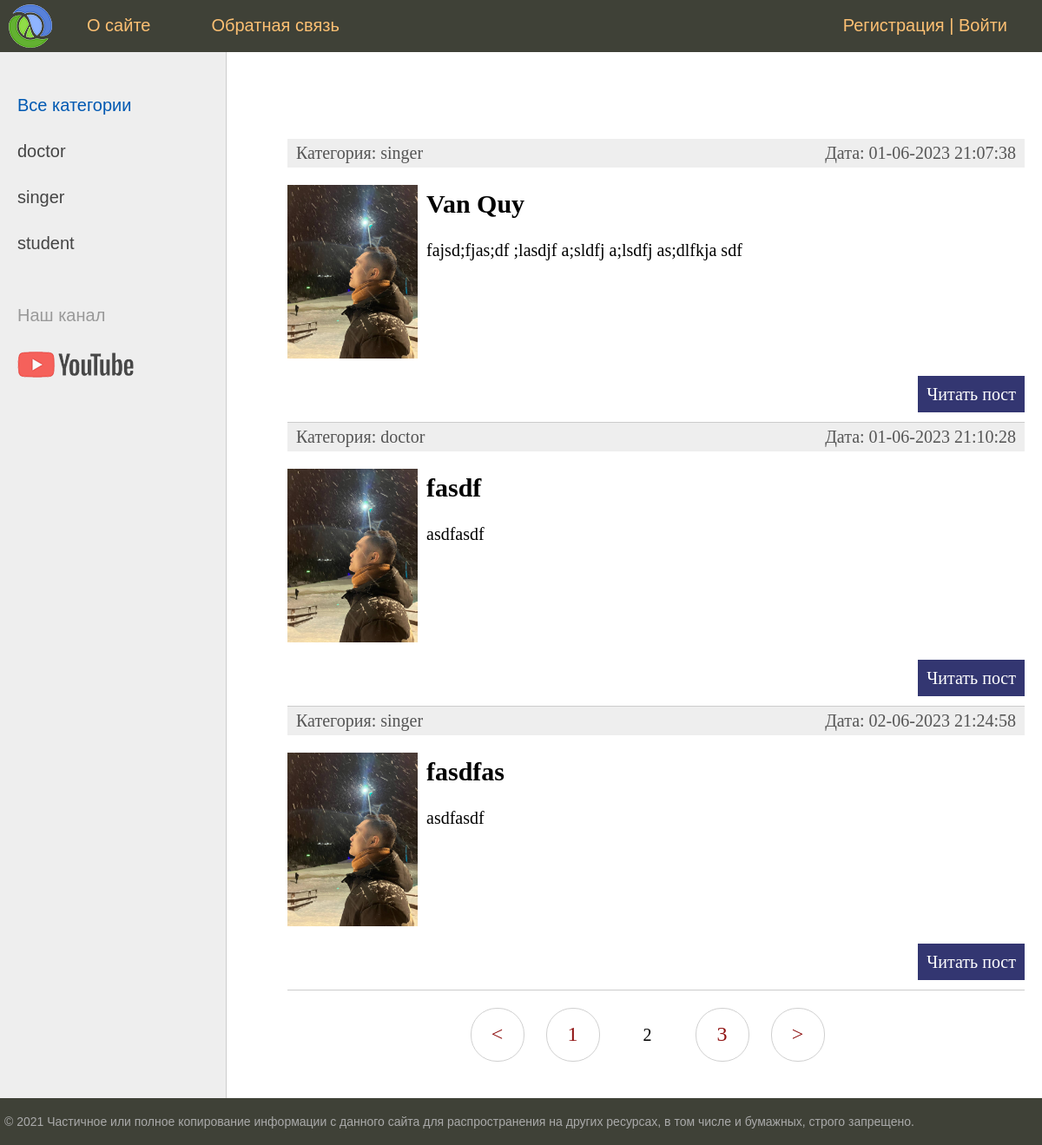
Screenshot of /?page=2 with the database file from the repository.
### women/models.py (models this page shows, shortened)
class Category(models.Model):
    name = models.CharField(max_length=100, db_index=True, verbose_name="Категория")
    slug = models.SlugField(max_length=255, unique=True, db_index=True, verbose_name="URL")
    def get_absolute_url(self):
        return reverse('category', kwargs={'cat_slug': self.slug})
    class Meta:
        verbose_name = 'Категория'
        verbose_name_plural = 'Категории'
        ordering = ['id']

class Women(models.Model):
    title = models.CharField(max_length=255, verbose_name="Заголовок")
    slug = models.SlugField(max_length=255, unique=True, db_index=True, verbose_name="URL")
    content = models.TextField(blank=True, verbose_name="Текст статьи")
    photo = models.ImageField(upload_to="photos/%Y/%m/%d/", verbose_name="Фото")
    time_create = models.DateTimeField(auto_now_add=True, verbose_name="Время создания")
    time_update = models.DateTimeField(auto_now=True, verbose_name="Время изменения")
    is_published = models.BooleanField(default=True, verbose_name="Публикация")
    cat = models.ForeignKey('Category', on_delete=models.PROTECT, verbose_name="Категории")
    def get_absolute_url(self):
        return reverse('post', kwargs={'post_slug': self.slug})
    class Meta:
        verbose_name = 'Известные женщины'
        verbose_name_plural = 'Известные женщины'
        ordering = ['id']

### women/views.py (the view)
# urls.py: path('', WomenHome.as_view(), name='home'),
class WomenHome(DataMixin, ListView):
    paginate_by = 3
    model = Women
    template_name = 'women/index.html'
    context_object_name = 'posts'
    def get_context_data(self, *, object_list=None, **kwargs):
        context = super().get_context_data(**kwargs)
        c_def = self.get_user_context(title="Главная страница")
        return  {**context, ** c_def}
    def get_queryset(self):
        return Women.objects.filter(is_published=True).select_related('cat')

### women/utils.py (called while the page is built)
    def get_user_context(self, **kwargs):
        context = kwargs
        cats = Category.objects.annotate((Count('women')))
        user_menu = menu.copy()
        if not self.request.user.is_authenticated:
            user_menu.pop(1)
        context['menu'] = user_menu
        context['cats'] = cats
        if 'cat_selected' not in context:
            context['cat_selected'] = 0
        return context

### women/templates/women/index.html (shortened to what this page needs)
{% extends 'women/base.html' %}
{% block content %}
<ul class="list-articles">
	{% for p in posts %}
			<li><div class="article-panel">
	<p class="first">Категория: {{p.cat.name}}</p>
	<p class="last">Дата: {{p.time_update|date:"d-m-Y H:i:s"}}</p>
</div>
{% if p.photo %}
	<p><img class="img-article-left thumb" src="{{p.photo.url}}"></p>
{% endif %}
				<h2>{{p.title}}</h2>
	{% autoescape on %}
	{{p.content|linebreaks|truncatewords:50}}
	{% endautoescape %}
			<p class="link-read-post"><a href="{{ p.get_absolute_url }}">Читать пост</a></p>
			</li>
	{% endfor %}
</ul>
{% endblock %}

### women/templates/women/base.html (shortened to what this page needs)
{% load static %}
{% load women_tags %}
<!DOCTYPE html>
<html>
<head>
	<link type="text/css" href="{% static 'women/css/styles.css' %}" rel="stylesheet" />
</head>
<body>
<table class="table-page" border=0 cellpadding="0" cellspacing="0">
<tr><td valign=top>
{% block mainmenu %}
		<div class="header">
			<ul id="mainmenu" class="mainmenu">
				<li class="logo"><a href="{% url 'home' %}"><div class="logo"></div></a></li>
				{% for m in menu %}
				<li><a href="{% url m.url_name %}">{{m.title}}</a></li>
				{% endfor %}
				{% if request.user.is_authenticated %}
				<li class="last">{{user.username}} | <a href="{% url 'logout' %}">Выйти</a></li>
				{% else %}
				<li class="last"><a href="{% url 'register' %}">Регистрация</a> | <a href="{% url 'login' %}">Войти</a></li>
				{% endif %}
			</ul>
		</div>
{% endblock mainmenu %}
<table class="table-content" border=0 cellpadding="0" cellspacing="0">
<tr>
	<td valign="top" class="left-chapters">
	<ul id="leftchapters">
{% if cat_selected == 0 %}
		<li class="selected">Все категории</li>
{% else %}
		<li><a href="{% url 'home' %}">Все категории</a></li>
{% endif %}
{% for c in cats %}
{% if c.women__count > 0 %}
	{% if c.pk == cat_selected %}
		<li class="selected">{{c.name}}</li>
	{% else %}
		<li><a href="{{ c.get_absolute_url }}">{{c.name}}</a></li>
	{% endif %}
{% endif %}
{% endfor %}
		<li class="share">
		<p>Наш канал</p>
		<a class="share-yt" href="https://www.youtube.com/channel/UClJzWfGWuGJL2t-3dYKcHTA/playlists" target="_blank" rel="nofollow"></a>
		</li>
	</ul>
</td>
<td valign="top" class="content">
	<div class="content-text">
{% block content %}
{% endblock %}
{% if page_obj.has_other_pages %}
<nav class="list-pages">
	<ul>
{% if page_obj.has_previous %}
		<li class="page-num">
			<a href="?page={{ page_obj.previous_page_number }}">&lt;</a>
		</li>
{% endif %}
		{% for p in paginator.page_range %}
		{% if page_obj.number == p %}
		<li class="page-num page-num-selected">{{p}}</li>
		{% elif p >= page_obj.number|add:-2 and p <= page_obj.number|add:2 %}
		<li class="page-num">
			<a href="?page={{ p }}">{{p}}</a>
		</li>
		{% endif %}
		{% endfor %}
{% if page_obj.has_next %}
<li class="page-num">
	<a href="?page={{ page_obj.next_page_number }}">&gt;</a>
</li>
{% endif %}
	</ul>
</nav>
{% endif %}
	</div>
</td></tr></table>
</td></tr>
<tr><td valign=top>
	<div id="footer">
		<p>&copy; 2021 Частичное или полное копирование информации с данного сайта для распространения на других ресурсах, в том числе и бумажных, строго запрещено.</p>
	</div>
</td></tr></table>
</body>
</html>

### women/static/women/css/styles.css (style rules this page uses)
html, body { font-family: "Arial"; margin: 0; padding: 0; height: 100%; width: 100%; color: #444; }
a { color: #0059b2; text-decoration: none; }
img { max-width: 600px; height: auto; }
img.img-article-left { max-width: 300px; height: auto; float: left; padding: 0 10px 10px 0; }
img.img-article-left.thumb { max-width: 150px; height: auto; }
p.link-read-post { text-align: right; }
p.link-read-post a { padding: 10px; min-width: 100px; background: #333671; color: #fff; text-decoration: none; }
div.article-panel { background: #eee; padding: 5px 10px 5px 10px; box-sizing: border-box; overflow: hidden; color: #555; }
div.article-panel p.first { margin: 0; float: left; }
div.article-panel p.last { margin: 0; float: right; }
ul.list-articles { list-style: none; margin: 0; padding: 0; }
ul.list-articles li { border-bottom: 1px solid #ccc; }
.table-page { width: 100%; height: 100%; vertical-align: top; }
.table-page tr { height: 100%; }
.header { background: #3f4137; height: 60px; }
.logo { background: url("../images/logo.png") no-repeat 10px 5px; width: 70px; height: 60px; }
ul.mainmenu { list-style: none; margin: 0; padding: 0; height: 60px; color: #fdc073; font-size: 20px; overflow: hidden; }
ul.mainmenu li { float: left; margin: 18px 40px 0 30px; }
ul.mainmenu li.logo { margin: 0; }
ul.mainmenu li.last { float: right; }
ul.mainmenu li a { color: #fdc073; text-decoration: none; }
.table-content { width: 100%; min-height: 100%; height: 100%; }
.left-chapters { margin: 0; background: #eee; border-right: 1px solid #ccc; min-height: 100%; }
.left-chapters ul { width: 230px; min-height: 100%; margin: 0; padding: 20px 10px 10px 20px; list-style: none; font-size: 20px; }
.left-chapters ul li { margin: 30px 0 0 0; color: #999; }
.left-chapters ul li.selected { color: #0059b2; }
.left-chapters ul li a { color: #444; text-decoration: none; }
.left-chapters ul li.share { margin: 60px 0 0 0; }
.left-chapters ul li.share p { margin: 30px 0 30px 0; }
.left-chapters ul li.share a { display: inline-block; width: 40px; height: 40px; margin: 0 20px 0 0; }
.left-chapters ul li.share a.share-yt { width: 100%; height: 30px; background: url("../images/share_yt.png") no-repeat 0 0; }
.content { padding: 40px 20px 20px 40px; width: 100%; box-sizing: border-box; }
.content-text { margin: 60px 0 0 30px; color: #000; font-size: 20px; font-family: Yandex Sans Display Light; }
#footer { box-sizing: border-box; background: #3f4137; padding: 5px; color: #aaa; font-size: 14px; font-family: Verdana, Geneva, Arial, Helvetica; text-align: left; overflow: hidden; }
.list-pages { text-align: center; margin: 0 0 20px 0; }
.list-pages ul { margin: 20px 0 0 0; padding: 0; list-style: none; }
.list-pages ul li { display: inline-block; margin: 0 20px 0 0; }
.list-pages a { color: #8f1111; font-size: 24px; text-decoration: none; }
.list-pages .page-num, .page-num-selected { display: inline-block; width: 60px; height: 44px; padding: 16px 0 0 0; border: 1px solid #d0d0d0; border-radius: 30px; }
.list-pages .page-num-selected { border: none; color: #000; font-size: 20px; }

### rows the page displays
Category: name "doctor"
Category: name "singer"
Category: name "student"
Women: cat.name "singer", time_update "01-06-2023 21:07:38", photo (picture), title "Van Quy", content "fajsd;fjas;df ;lasdjf a;sldfj a;lsdfj as;dlfkja sdf"
Women: cat.name "doctor", time_update "01-06-2023 21:10:28", photo (picture), title "fasdf", content "asdfasdf"
Women: cat.name "singer", time_update "02-06-2023 21:24:58", photo (picture), title "fasdfas", content "asdfasdf"

### other values shown
{{ m.title }} "О сайте" "Обратная связь"
{{ p }} "1" "3"
{{ p }} "2"
